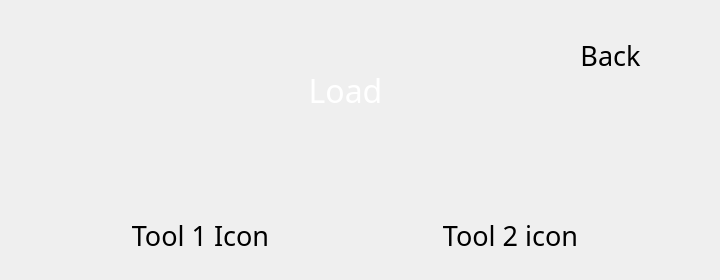
  <widget class="QWidget" name="load_tool_page">
   <widget class="CustomQPushButton" name="load_tool_1_icon_btn">
    <property name="geometry">
     <rect>
      <x>50</x>
      <y>200</y>
      <width>301</width>
      <height>71</height>
     </rect>
    </property>
    <property name="minimumSize">
     <size>
      <width>10</width>
      <height>10</height>
     </size>
    </property>
    <property name="font">
     <font>
      <family>Momcake</family>
      <pointsize>20</pointsize>
      <italic>false</italic>
      <stylestrategy>PreferAntialias</stylestrategy>
     </font>
    </property>
    <property name="mouseTracking">
     <bool>false</bool>
    </property>
    <property name="tabletTracking">
     <bool>true</bool>
    </property>
    <property name="contextMenuPolicy">
     <enum>Qt::NoContextMenu</enum>
    </property>
    <property name="layoutDirection">
     <enum>Qt::LeftToRight</enum>
    </property>
    <property name="styleSheet">
     <string notr="true"/>
    </property>
    <property name="text">
     <string>Tool 1 Icon</string>
    </property>
    <property name="autoDefault">
     <bool>false</bool>
    </property>
    <property name="flat">
     <bool>true</bool>
    </property>
    <property name="class" stdset="0">
     <string>menu_btn</string>
    </property>
    <property name="borderLeftPixmap" stdset="0">
     <pixmap resource="resources/button_resources.qrc">:/button_borders/media/buttons/btn_part1.svg</pixmap>
    </property>
    <property name="borderCenterPixmap" stdset="0">
     <pixmap resource="resources/button_resources.qrc">:/button_borders/media/buttons/btn_part2.svg</pixmap>
    </property>
    <property name="borderRightPixmap" stdset="0">
     <pixmap resource="resources/button_resources.qrc">:/button_borders/media/buttons/btn_part3.svg</pixmap>
    </property>
   </widget>
   <widget class="QLabel" name="load_tool_title_label">
    <property name="geometry">
     <rect>
      <x>260</x>
      <y>60</y>
      <width>171</width>
      <height>61</height>
     </rect>
    </property>
    <property name="font">
     <font>
      <family>Momcake</family>
      <pointsize>24</pointsize>
     </font>
    </property>
    <property name="styleSheet">
     <string notr="true">background: transparent; color: white;</string>
    </property>
    <property name="text">
     <string>Load</string>
    </property>
    <property name="alignment">
     <set>Qt::AlignCenter</set>
    </property>
    <property name="class" stdset="0">
     <string>title_text</string>
    </property>
   </widget>
   <widget class="CustomQPushButton" name="load_tool_2_icon_btn">
    <property name="geometry">
     <rect>
      <x>360</x>
      <y>200</y>
      <width>301</width>
      <height>71</height>
     </rect>
    </property>
    <property name="minimumSize">
     <size>
      <width>10</width>
      <height>10</height>
     </size>
    </property>
    <property name="font">
     <font>
      <family>Momcake</family>
      <pointsize>20</pointsize>
      <italic>false</italic>
      <stylestrategy>PreferAntialias</stylestrategy>
     </font>
    </property>
    <property name="mouseTracking">
     <bool>false</bool>
    </property>
    <property name="tabletTracking">
     <bool>true</bool>
    </property>
    <property name="contextMenuPolicy">
     <enum>Qt::NoContextMenu</enum>
    </property>
    <property name="layoutDirection">
     <enum>Qt::LeftToRight</enum>
    </property>
    <property name="styleSheet">
     <string notr="true"/>
    </property>
    <property name="text">
     <string>Tool 2 icon</string>
    </property>
    <property name="autoDefault">
     <bool>false</bool>
    </property>
    <property name="flat">
     <bool>true</bool>
    </property>
    <property name="class" stdset="0">
     <string>menu_btn</string>
    </property>
    <property name="borderLeftPixmap" stdset="0">
     <pixmap resource="resources/button_resources.qrc">:/button_borders/media/buttons/btn_part1.svg</pixmap>
    </property>
    <property name="borderCenterPixmap" stdset="0">
     <pixmap resource="resources/button_resources.qrc">:/button_borders/media/buttons/btn_part2.svg</pixmap>
    </property>
    <property name="borderRightPixmap" stdset="0">
     <pixmap resource="resources/button_resources.qrc">:/button_borders/media/buttons/btn_part3.svg</pixmap>
    </property>
   </widget>
   <widget class="CustomQPushButton" name="load_tool_back_btn">
    <property name="geometry">
     <rect>
      <x>510</x>
      <y>20</y>
      <width>201</width>
      <height>71</height>
     </rect>
    </property>
    <property name="minimumSize">
     <size>
      <width>10</width>
      <height>10</height>
     </size>
    </property>
    <property name="font">
     <font>
      <family>Momcake</family>
      <pointsize>20</pointsize>
      <italic>false</italic>
      <stylestrategy>PreferAntialias</stylestrategy>
     </font>
    </property>
    <property name="mouseTracking">
     <bool>false</bool>
    </property>
    <property name="tabletTracking">
     <bool>true</bool>
    </property>
    <property name="contextMenuPolicy">
     <enum>Qt::NoContextMenu</enum>
    </property>
    <property name="layoutDirection">
     <enum>Qt::LeftToRight</enum>
    </property>
    <property name="styleSheet">
     <string notr="true"/>
    </property>
    <property name="text">
     <string>Back</string>
    </property>
    <property name="autoDefault">
     <bool>false</bool>
    </property>
    <property name="flat">
     <bool>true</bool>
    </property>
    <property name="class" stdset="0">
     <string>menu_btn</string>
    </property>
    <property name="borderLeftPixmap" stdset="0">
     <pixmap resource="resources/button_resources.qrc">:/button_borders/media/buttons/btn_part1.svg</pixmap>
    </property>
    <property name="borderCenterPixmap" stdset="0">
     <pixmap resource="resources/button_resources.qrc">:/button_borders/media/buttons/btn_part2.svg</pixmap>
    </property>
    <property name="borderRightPixmap" stdset="0">
     <pixmap resource="resources/button_resources.qrc">:/button_borders/media/buttons/btn_part3.svg</pixmap>
    </property>
   </widget>
  </widget>
